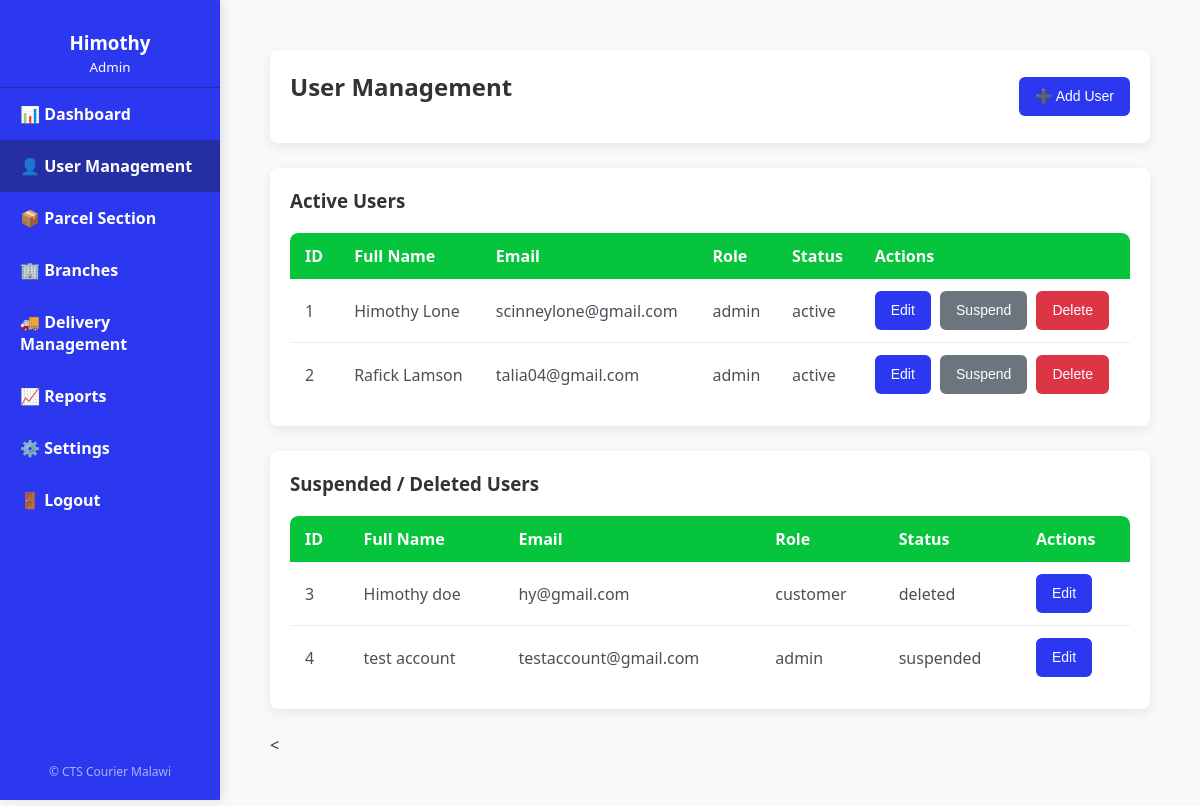
The page /view/admin_home.php?section=users (signed in) on the database its author committed.
### tables this page shows
CREATE TABLE `users2` (
  `id` int(11) NOT NULL,
  `first_name` varchar(100) NOT NULL,
  `last_name` varchar(100) NOT NULL,
  `email` varchar(150) NOT NULL,
  `role` enum('admin','staff','customer') NOT NULL,
  `password` varchar(255) NOT NULL,
  `status` enum('active','suspended','deleted') DEFAULT 'active',
  `created_at` timestamp NOT NULL DEFAULT current_timestamp(),
  `updated_at` timestamp NOT NULL DEFAULT current_timestamp() ON UPDATE current_timestamp()
);

### view/sections/users.php (the view, shortened to what this page needs)
<div class="card">
    <div class="user-management-header">
        <h2>User Management</h2>
        <button onclick="openAddUserModal()" class="btn btn-primary">➕ Add User</button>
    </div>
</div>
<div class="card">
    <h3>Active Users</h3>
    <table class="user-table">
        <thead>
            <tr>
                <th>ID</th>
                <th>Full Name</th>
                <th>Email</th>
                <th>Role</th>
                <th>Status</th>
                <th>Actions</th>
            </tr>
        </thead>
        <tbody id="active-users-body">
        <?php
include './db/connection.php';
$users = $conn->query("SELECT * FROM users2 WHERE status = 'active'");
while ($row = $users->fetch_assoc()) {
    $fullName = htmlspecialchars($row['first_name'] . ' ' . $row['last_name'], ENT_QUOTES);
    $email = htmlspecialchars($row['email'], ENT_QUOTES);
    $role = htmlspecialchars($row['role'], ENT_QUOTES);
    $status = htmlspecialchars($row['status'], ENT_QUOTES);
    echo "<tr>
    <td>{$row['id']}</td>
    <td>{$fullName}</td>
    <td>{$email}</td>
    <td>{$role}</td>
    <td>{$status}</td>
    <td>
    <button
        class='btn btn-warning edit-user-btn'
        data-id='{$row['id']}'
        data-first_name=\"" . htmlspecialchars($row['first_name'], ENT_QUOTES) . "\"
        data-second_name=\"" . htmlspecialchars($row['last_name'], ENT_QUOTES) . "\"
        data-email=\"" . htmlspecialchars($row['email'], ENT_QUOTES) . "\"
        data-role=\"" . htmlspecialchars($row['role'], ENT_QUOTES) . "\"
    >Edit</button>
    <button
        class='btn btn-secondary suspend-user-btn'
        data-id='{$row['id']}'
    >Suspend</button>
    <button
        class='btn btn-danger delete-user-btn'
        data-id='{$row['id']}'
    >Delete</button>
</td>
</tr>";
}
?>
        </tbody>
    </table>
</div>
<div class="card">
    <h3>Suspended / Deleted Users</h3>
    <table class="user-table">
        <thead>
            <tr>
                <th>ID</th>
                <th>Full Name</th>
                <th>Email</th>
                <th>Role</th>
                <th>Status</th>
                <th>Actions</th>
            </tr>
        </thead>
        <tbody id="suspended-users-body">
        <?php
        $users_suspended = $conn->query("SELECT * FROM users2 WHERE status IN ('suspended', 'deleted')");
        while ($row_suspended = $users_suspended->fetch_assoc()) {
            $fullName_suspended = htmlspecialchars($row_suspended['first_name'] . ' ' . $row_suspended['last_name'], ENT_QUOTES);
            $email_suspended = htmlspecialchars($row_suspended['email'], ENT_QUOTES);
            $role_suspended = htmlspecialchars($row_suspended['role'], ENT_QUOTES);
            $status_suspended = htmlspecialchars($row_suspended['status'], ENT_QUOTES);
            echo "<tr>
            <td>{$row_suspended['id']}</td>
            <td>{$fullName_suspended}</td>
            <td>{$email_suspended}</td>
            <td>{$role_suspended}</td>
            <td>{$status_suspended}</td>
            <td>
                <button
                    class='btn btn-warning edit-user-btn'
                    data-id='{$row_suspended['id']}'
                    data-first_name=\"" . htmlspecialchars($row_suspended['first_name'], ENT_QUOTES) . "\"
                    data-second_name=\"" . htmlspecialchars($row_suspended['last_name'], ENT_QUOTES) . "\"
                    data-email=\"" . htmlspecialchars($row_suspended['email'], ENT_QUOTES) . "\"
                    data-role=\"" . htmlspecialchars($row_suspended['role'], ENT_QUOTES) . "\"
                >Edit</button>
            </td>
        </tr>";
        }
        ?>
        </tbody>
    </table>
</div>
<

### view/admin_home.php (style rules this page uses)
* { box-sizing: border-box; }
body { margin: 0; font-family: Arial, sans-serif; background: #f4f4f4; display: flex; }
.card { background: white; box-shadow: 0 3px 10px rgba(0,0,0,0.1); padding: 20px; border-radius: 10px; margin-bottom: 20px; }

### view/sections/users.php (style rules this page uses)
body { font-family: 'Segoe UI', Tahoma, Geneva, Verdana, sans-serif; background-color: #f9f9f9; margin: 0; padding: 20px; color: #333; }
.card { background-color: #fff; border-radius: 8px; box-shadow: 0 4px 12px rgba(0,0,0,0.08); padding: 20px; margin-bottom: 25px; overflow: auto; }
.card h2, .card h3 { margin-top: 0; margin-bottom: 20px; color: #333; }
.user-management-header { display: flex; justify-content: space-between; align-items: center; }
.user-table { width: 100%; border-collapse: collapse; margin-top: 15px; overflow: hidden; border-radius: 8px; }
.user-table th { background-color: #07c43d; color: white; padding: 12px 15px; text-align: left; font-weight: 600; }
.user-table th:first-child { border-top-left-radius: 8px; }
.user-table th:last-child { border-top-right-radius: 8px; }
.user-table td { padding: 12px 15px; border-bottom: 1px solid #e9ecef; color: #495057; }
.user-table tr:last-child td { border-bottom: none; }
.user-table td .btn { margin-right: 5px; }
.user-table td .btn:last-child { margin-right: 0; }
.btn { padding: 9px 16px; border: none; border-radius: 6px; font-size: 14px; cursor: pointer; transition: background-color 0.2s ease-in-out, box-shadow 0.2s ease-in-out, transform 0.1s ease; font-weight: 500; line-height: 1.5; text-decoration: none; display: inline-block; vertical-align: middle; }
.btn-primary { background-color: #2b38f0; color: #fff; }
.btn-warning { background-color: #2b38f0; color: #fff; }
.btn-secondary { background-color: #6c757d; color: #fff; }
.btn-danger { background-color: #dc3545; color: white; }

### rows shown on the page
users2: id "1", fullName "Himothy Lone", email "scinneylone@gmail.com", role "admin", status "active"
users2: id "2", fullName "Rafick Lamson", email "talia04@gmail.com", role "admin", status "active"
users2: id "3", fullName_suspended "Himothy doe", email "hy@gmail.com", role "customer", status "deleted"
users2: id "4", fullName_suspended "test account", email "testaccount@gmail.com", role "admin", status "suspended"

### other values the page prints
$_SESSION['first_name'] "Himothy"
$_SESSION['role'] "Admin"
